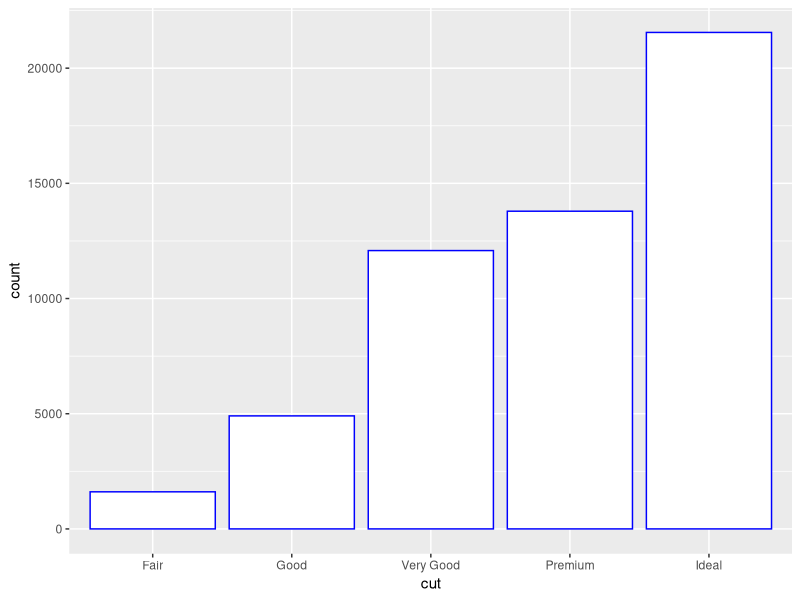
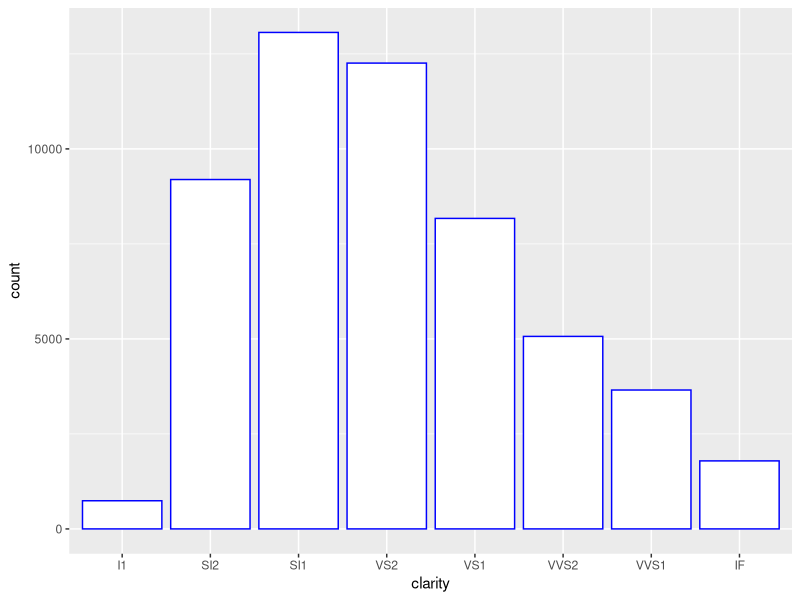
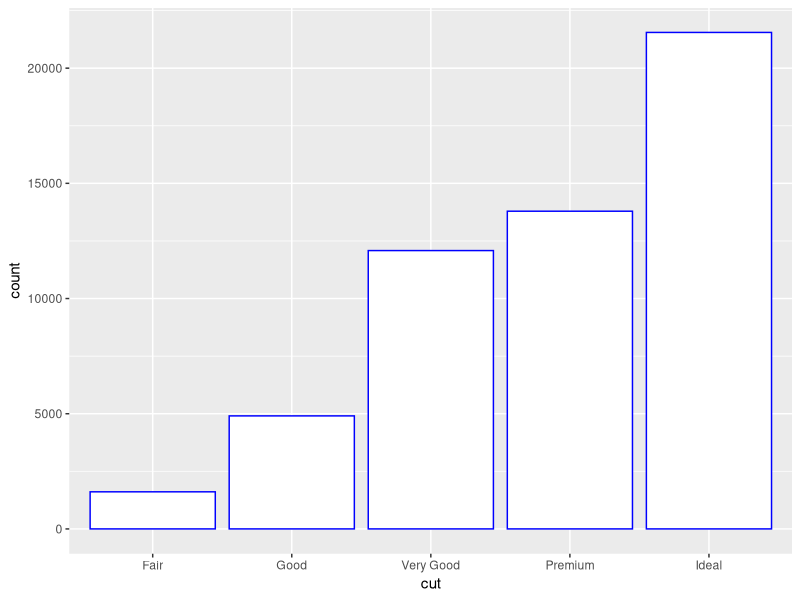
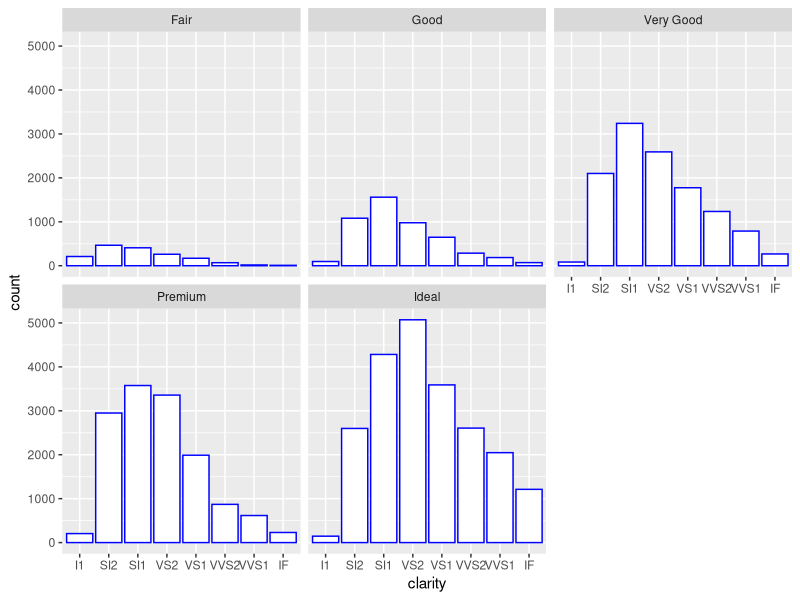
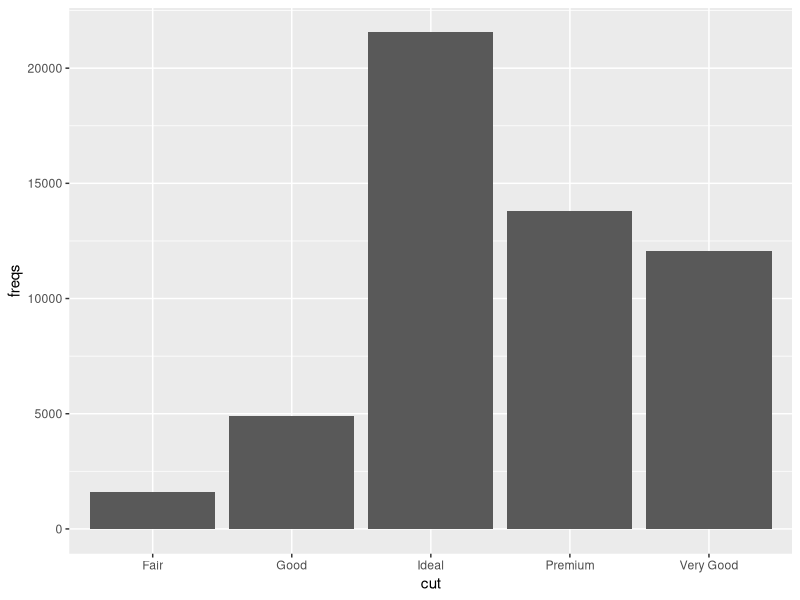
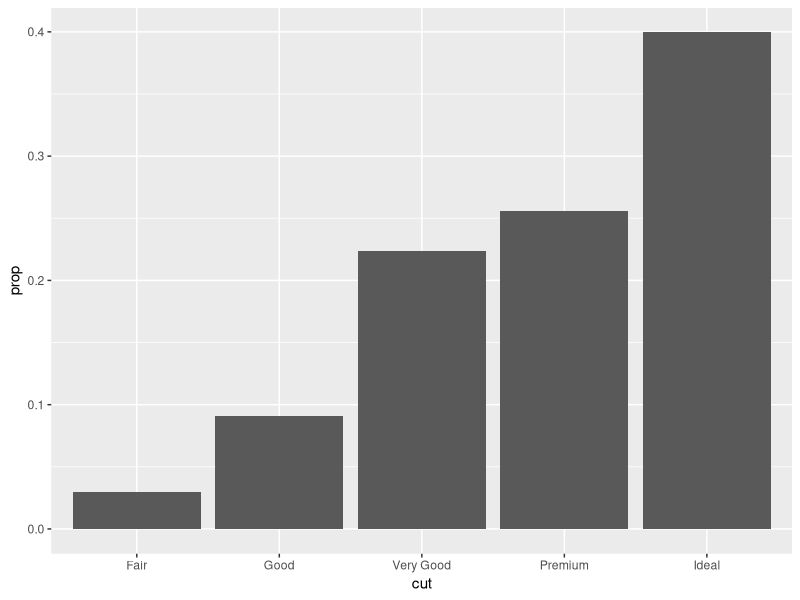
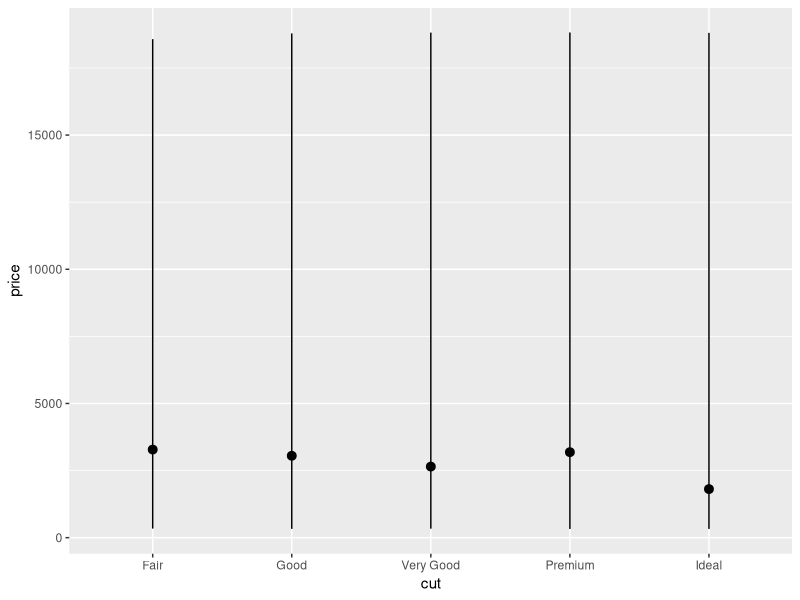
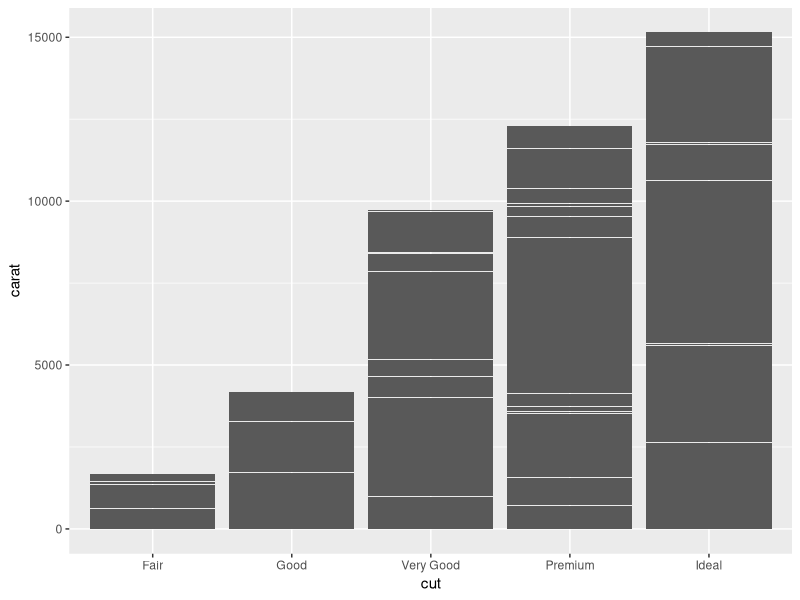

These figures' R source, in order:
library(tidyverse)

diamantes <- diamonds
View(diamantes)

### TRANSFORMACIONES ESTADÍSTICAS BÁSICAS

#Geometría de barras
ggplot(data = diamantes) +
  geom_bar(mapping = aes(x = cut), color = "blue", fill ="white" )

ggplot(data = diamantes) +
  geom_bar(mapping = aes(x = clarity), color = "blue", fill ="white" )

?geom_bar

ggplot(data = diamantes) +
  stat_count(mapping = aes(x = cut), color = "blue", fill ="white" ) 

ggplot(data = diamantes) +
  stat_count(mapping = aes(x = clarity), color = "blue", fill ="white" ) +
  facet_wrap(~cut)

### CAMBIANDO LAS TRANSFORMACIONES ESTADISTICAS DE NUESTROS GRAFICOS ###

#La función tibble crea un conjunto de datos precalculado manualmente
demo_diamantes <- tribble(
  ~cut, ~freqs,
  "Fair", 1610,
  "Good", 4906,
  "Very Good", 12082,
  "Premium", 13791,
  "Ideal", 21551
)

?tribble

ggplot(data = demo_diamantes) +
  geom_bar(mapping = aes(x = cut, y = freqs), stat = "identity")

ggplot(data = diamantes) +
  geom_bar(mapping = aes(x = cut, y = ..prop.., group = 1))

ggplot(data = diamantes) +
  stat_summary(mapping = aes(x = cut, y = price),
               fun.ymin = min,
               fun.ymax = max,
               fun.y = median
               )

### TAREA ###

#¿Qué hace el parámetro geom_col? ¿En qué se diferencia de geom_bar?

ggplot(data = diamantes) + 
  geom_col(mapping = aes(x = cut, y = carat))

?geom_col

# To show (e.g.) means, you need geom_col()
df <- data.frame(trt = c("a", "b", "c"), outcome = c(2.3, 1.9, 3.2))
ggplot(df, aes(trt, outcome)) +
  geom_col()
# But geom_point() displays exactly the same information and doesn't
# require the y-axis to touch zero.
ggplot(df, aes(trt, outcome)) +
  geom_point()

?stat_smooth

vehiculos <- mpg

ggplot(data = vehiculos) +
  stat_smooth(mapping = aes(x = displ, y = hwy))

ggplot(data = diamonds) + 
  geom_bar(mapping = aes(x = cut, y = ..prop.., group = 1))

ggplot(data = diamonds) + 
  geom_bar(mapping = aes(x = cut, fill = color, y = ..prop.., group = 1))
